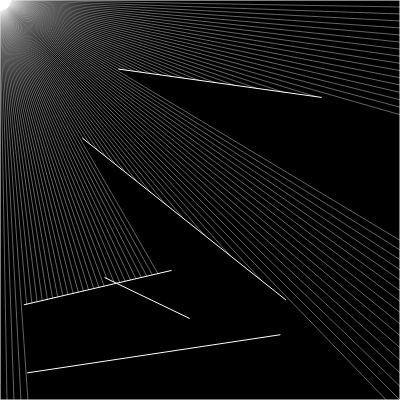
Frame 1 (no input)
Frame 60 (no input): identical to frame 1, image omitted
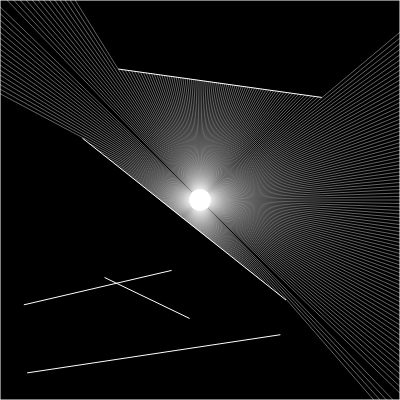
Frame 120 (the mouse pressed at the canvas centre since frame 60)

The p5.js sketch that drew these frames (run headless with seeded random() and noise() and a simulated clock; from frame 60 on, the mouse is pressed at the canvas centre):

// p5.js sketch
// ── sketch.js
let walls = [];
let ray;
let particle;

function setup() {
  createCanvas(400, 400);
  for(let i = 0; i < 5; i++){
    let x1 = random(width);
    let x2 = random(width);
    let y1 = random(height);
    let y2 = random(height);
    walls[i] = new Boundary(x1, y1, x2, y2);
  }

  // put walls on the boundaries of the canvas'
  walls.push(new Boundary(0, 0, width, 0));
  walls.push(new Boundary(width, 0, width, height));
  walls.push(new Boundary(width, height, 0, height));
  walls.push(new Boundary(0, height, 0, 0));

  particle = new Particle();
}

function draw() {
  background(0);
  for(let wall of walls){
    wall.show();
  }
  particle.update(mouseX, mouseY);
  particle.show();
  particle.look(walls);
  // ray.show();
  // ray.lookAt(mouseX, mouseY);

  // let pt = ray.cast(wall);
  //
  // if(pt) { // if point of ray intersecting wall exist
  //   fill(255);
  //   ellipse(pt.x, pt.y, 8, 8)
  // }
}

// ── boundary.js
class Boundary {
  constructor(x1, y1, x2, y2){
    this.a = createVector(x1, y1);
    this.b = createVector(x2, y2);
  }

  show() {
    stroke(255);
    line(this.a.x, this.a.y, this.b.x, this.b.y);
  }
}

// ── particle.js
class Particle {
  constructor() {
    this.pos = createVector(width / 2, height / 2);
    this.rays = [];
    for(let i = 0; i < 360; i += 1) {
      this.rays.push(new Ray(this.pos, radians(i)));
    }
  }

  show() {
    fill(255);
    ellipse(this.pos.x, this.pos.y, 4);
    for(let ray of this.rays) {
      ray.show();
    }
  }

  look(walls) {
    for(let ray of this.rays){
      let closest = null;
      let record = Infinity;
      for(let wall of walls) {
        const pt = ray.cast(wall);

        if(pt) {
          const d = p5.Vector.dist(this.pos, pt);
          if(d < record){
            record = d;
            closest = pt;
          }
        }
      }
      if(closest) {
        stroke(255, 100);
        line(this.pos.x, this.pos.y, closest.x, closest.y);
      }
    }
  }

  update(x, y) {
    this.pos.set(x,y);
  }
}

// ── ray.js
class Ray {
  constructor(pos, angle) {
    this.pos = pos;
    this.dir = p5.Vector.fromAngle(angle);
  }

  lookAt(x, y) {
    this.dir.x = x - this.pos.x;
    this.dir.y = y - this.pos.y;
    this.dir.normalize();
  }

  show() {
    stroke(255);
    push();
    translate(this.pos.x, this.pos.y);
    line(0, 0, this.dir.x * 10, this.dir.y * 10);
    pop();
  }

  cast(wall) {
    // https://en.wikipedia.org/wiki/Line%E2%80%93line_intersection
    const x1 = wall.a.x;
    const y1 = wall.a.y;
    const x2 = wall.b.x;
    const y2 = wall.b.y;

    const x3 = this.pos.x;
    const y3 = this.pos.y;
    const x4 = this.pos.x + this.dir.x;
    const y4 = this.pos.y + this.dir.y;

    const den = (x1 - x2) * (y3 - y4) - (y1 - y2) * (x3 - x4);

    if(den == 0) {
      return;
    }

    const t = ((x1 - x3) * (y3 - y4) - (y1 - y3) * (x3 - x4)) / den;
    const u = -((x1 - x2) * (y1 - y3) - (y1 - y2) * (x1 - x3)) / den;

    if(t > 0 && t < 1 && u > 0) { // ray is hitting wall
      const pt = createVector();
      pt.x = x1 + t * (x2 - x1);
      pt.y = y1 + t * (y2 - y1);
      return pt;
    }
    else{
      return;
    }
  }
}
